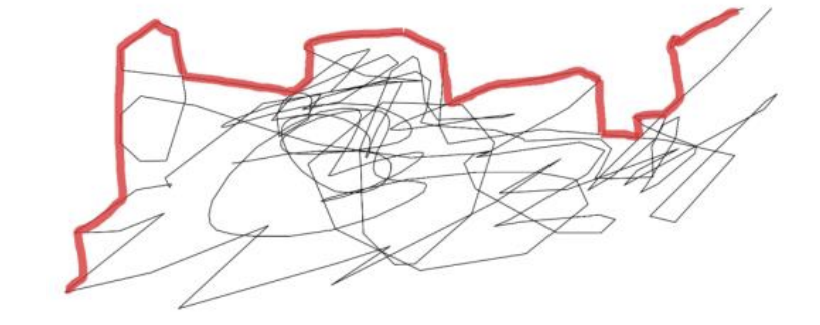
#> input picture Neural Network/red_image.png, 820 x 325 px
$ jupyter execute --allow-errors part2.ipynb
#> lines starting #> are read from the running program, lines starting #| are printed output that depends on the picture; after the words box and inside, x2 and y2 are one past the last pixel; in counts of white or black regions, pixels touching at a corner belong together
[cell 1]
import cv2
import numpy as np
from scipy.optimize import curve_fit
import matplotlib.pyplot as plt
from keras.models import Sequential
from keras.layers import Dense
from sklearn.model_selection import train_test_split
from sklearn.preprocessing import MinMaxScaler

[cell 2]
# Load the image
image = cv2.imread('red_image.png')
#> image is the input picture: shape (325, 820, 3); mean B, G, R 240.6, 240.6, 245

[cell 3]
# Convert image to HSV color space
hsv_image = cv2.cvtColor(image, cv2.COLOR_BGR2HSV)
#> hsv_image: shape (325, 820, 3); mean H, S, V 12.9, 5.9, 245.2

[cell 4]
# Define lower and upper thresholds for red color in HSV
lower_red1 = np.array([0, 50, 50])
upper_red1 = np.array([10, 255, 255])
lower_red2 = np.array([170, 50, 50])
upper_red2 = np.array([180, 255, 255])

# Create masks for red pixels using the thresholds
red_mask1 = cv2.inRange(hsv_image, lower_red1, upper_red1)
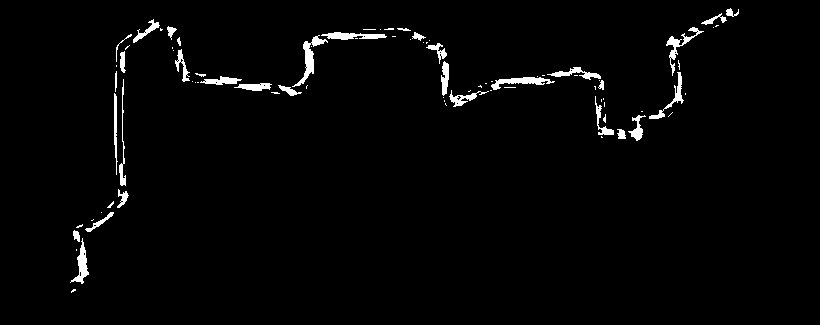
#> red_mask1: shape (325, 820); 2.1% white; 85 white regions (51 under 20 px), largest, box (x1, y1, x2, y2) and area: (292, 35, 328, 87) 418, (491, 77, 555, 90) 349, (666, 27, 704, 76) 321
red_mask2 = cv2.inRange(hsv_image, lower_red2, upper_red2)
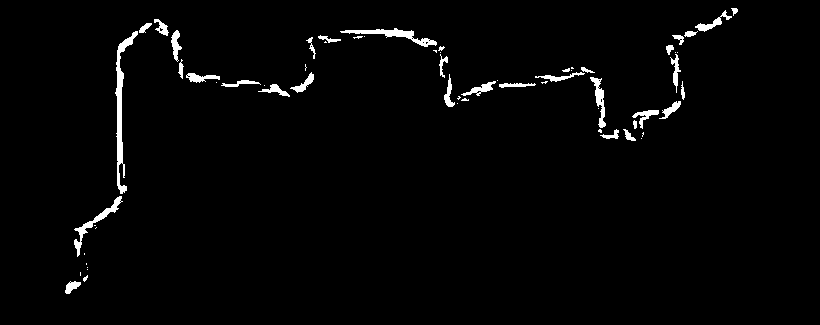
#> red_mask2: shape (325, 820); 2% white; 64 white regions (29 under 20 px), largest, box (x1, y1, x2, y2) and area: (115, 31, 138, 194) 894, (340, 28, 437, 47) 504, (74, 196, 123, 257) 428
red_mask = cv2.bitwise_or(red_mask1, red_mask2)
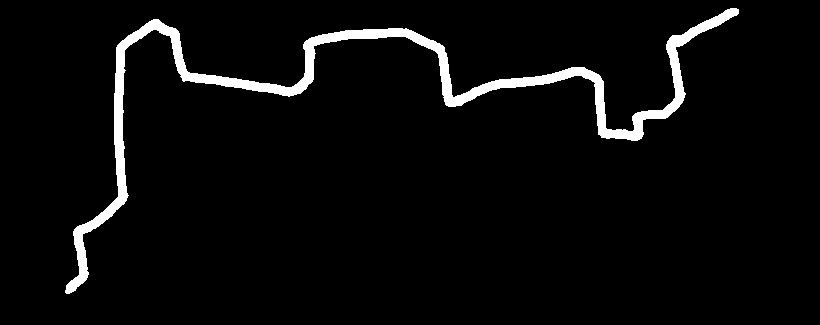
#> red_mask: shape (325, 820); 4.1% white; 1 white region, box (x1, y1, x2, y2) and area: (65, 8, 739, 294) 10953

# Apply Canny edge detection on the red mask
edges = cv2.Canny(red_mask, 50, 150, apertureSize=3)
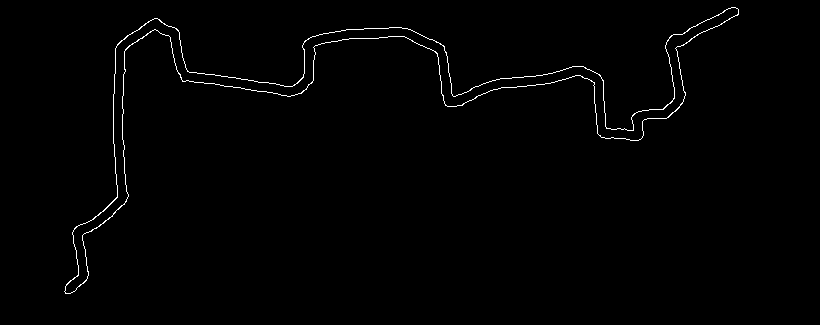
#> edges: shape (325, 820); 0.91% white in thin lines or dots, all inside (x1, y1, x2, y2) = (64, 7, 739, 294)

# Find contours in the edge image
contours, _ = cv2.findContours(edges, cv2.RETR_EXTERNAL, cv2.CHAIN_APPROX_SIMPLE)
#> contours = 1 contour; box (x1, y1, x2, y2) and area: (64, 7, 739, 294) 11049

[cell 5]
# Check if contours were found
if contours:
    # Extract the largest contour (assuming it corresponds to the red line)
    largest_contour = max(contours, key=cv2.contourArea)
#> largest_contour = contour of 863 points, box (x1, y1, x2, y2) (64, 7, 739, 294), area 11049

    # Extract the coordinates of the red line
    x_coords = largest_contour[:, 0, 0]
#> x_coords = 863 values, max 738 at index 858, min 64 at index 422, mean 393.6
    y_coords = largest_contour[:, 0, 1]
#> y_coords = 863 values, max 293 at index 424, min 7 at index 0, mean 90

    # Print the coordinates of the red dots
    for x, y in zip(x_coords, y_coords):
        print(f"Red dot coordinates: ({x}, {y})")
#> this loop made 863 passes
#> (x, y) on passes 1 to 3: (731, 7), (730, 8), (728, 8)
#| Red dot coordinates: (731, 7)
#| Red dot coordinates: (730, 8)
#| Red dot coordinates: (728, 8)
#| Red dot coordinates: (727, 9)
#| Red dot coordinates: (726, 9)
#| Red dot coordinates: (725, 10)
#| Red dot coordinates: (724, 10)
#| Red dot coordinates: (721, 13)
#> (further printed lines are left out)

    # Fit a polynomial curve to the coordinates
    degree = 3  # Degree of the polynomial curve
    coeffs = np.polyfit(x_coords, y_coords, degree)
#> coeffs = [-6.85e-06, 0.00888, -3.43, 444.9]
    poly_func = np.poly1d(coeffs)

    # Generate x values for plotting the curve
    x_plot = np.linspace(min(x_coords), max(x_coords), 100)
#> x_plot = 100 values from 64 to 738

    # Evaluate the polynomial function for the plotted x values
    y_plot = poly_func(x_plot)
#> y_plot = 100 values, max 259.7 at index 0, min -5.13 at index 99, mean 79.23

    # Plot the original image with the detected red line and the fitted curve
    plt.figure(figsize=(8, 6))
    plt.imshow(cv2.cvtColor(image, cv2.COLOR_BGR2RGB))
    plt.plot(x_coords, y_coords, 'ro', label='Detected Red Line')
    plt.plot(x_plot, y_plot, 'b-', label='Fitted Curve')
    plt.xlabel('x')
    plt.ylabel('y')
    plt.title('Fitting a Curve to the Detected Red Line')
    plt.legend()
    plt.show()
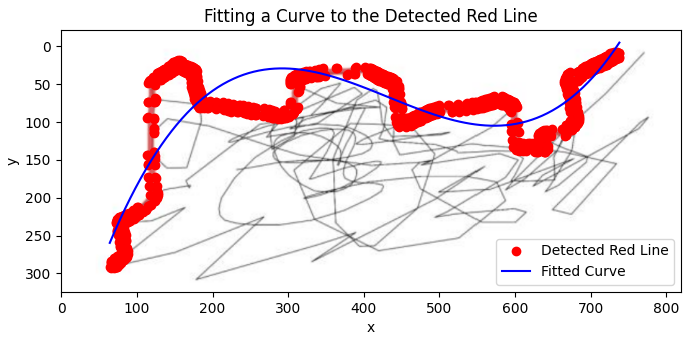
#> figure drawn by matplotlib, 1 panel
else:
    print("No red line detected.")

[cell 6]
# Reverse the y-coordinates
y_coords = max(y_coords) - y_coords
#> y_coords = 863 values, max 286 at index 0, min 0 at index 424, mean 203

# MLP Model
#> (the rest of this cell did not finish here and is left out)

[cell 7]
# Split the coordinates into training and test data
x_train, x_test, y_train, y_test = train_test_split(x_coords, y_coords, test_size=0.25, random_state=42)
#> x_train = 647 values, max 738 at index 558, min 64 at index 63, mean 395.7; x_test = 216 values, max 738 at index 69, min 65 at index 132, mean 387.3; y_train = 647 values, max 286 at index 205, min 1 at index 231, mean 202.5; y_test = 216 values, max 285 at index 28, min 0 at index 132, mean 204.5

# Convert the 1D arrays to 2D arrays for compatibility with the model
x_train = np.reshape(x_train, (-1, 1))
y_train = np.reshape(y_train, (-1, 1))
x_test = np.reshape(x_test, (-1, 1))
y_test = np.reshape(y_test, (-1, 1))

#> (a cell that did not finish here is left out)

#> (a cell that did not finish here is left out)

[cell 10]
# Sort the test data points based on x_test
sorted_indices = np.argsort(x_test.flatten())
#> sorted_indices = 216 values, max 215 at index 11, min 0 at index 144, mean 107.5
x_test_sorted = x_test[sorted_indices]
#> x_test_sorted = 216 values from 65 to 738
y_test_sorted = y_test[sorted_indices]
#> y_test_sorted = 216 values, max 285 at index 210, min 0 at index 0, mean 204.5
#> (the rest of this cell did not finish here and is left out)
